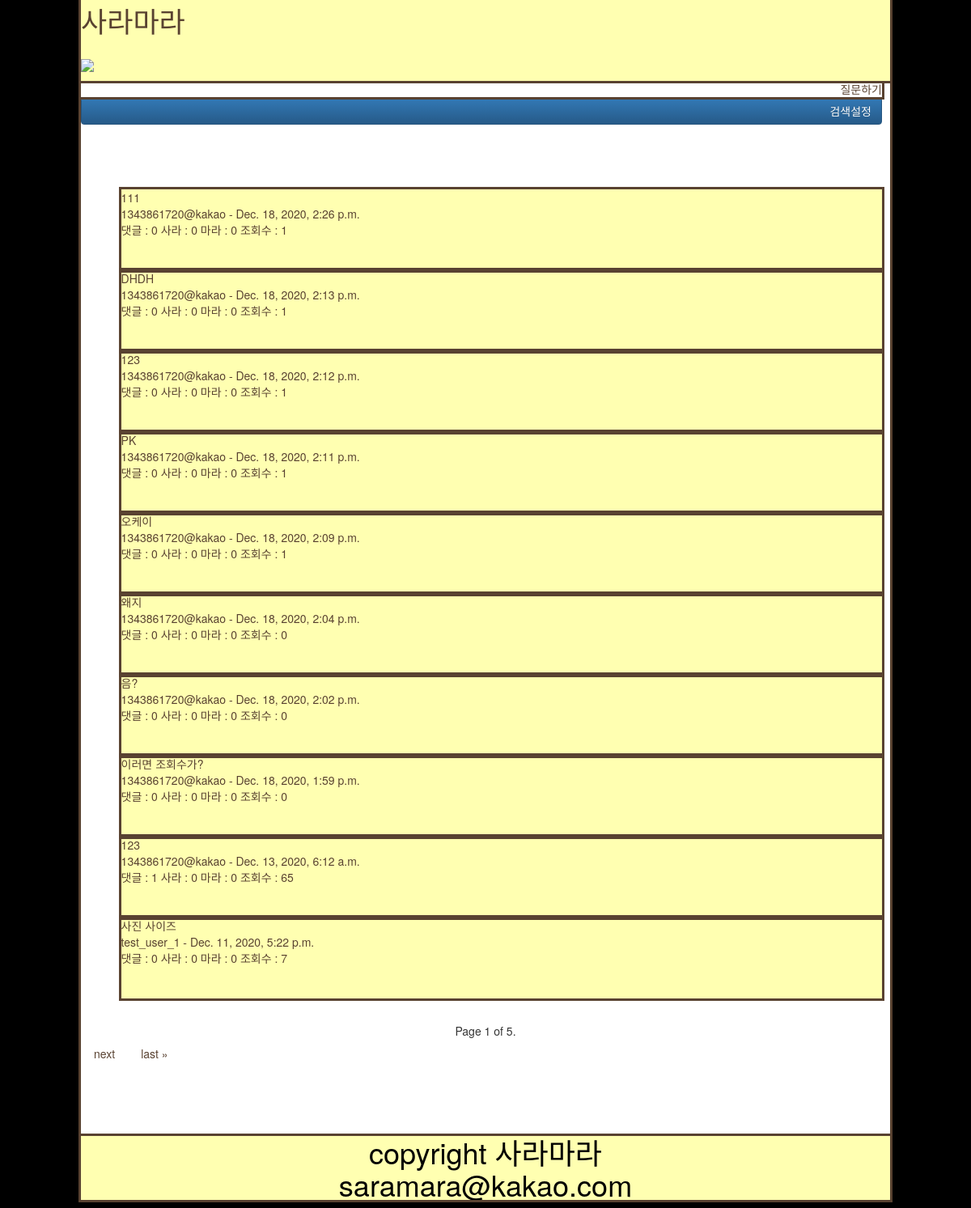
The app's page /, older data.
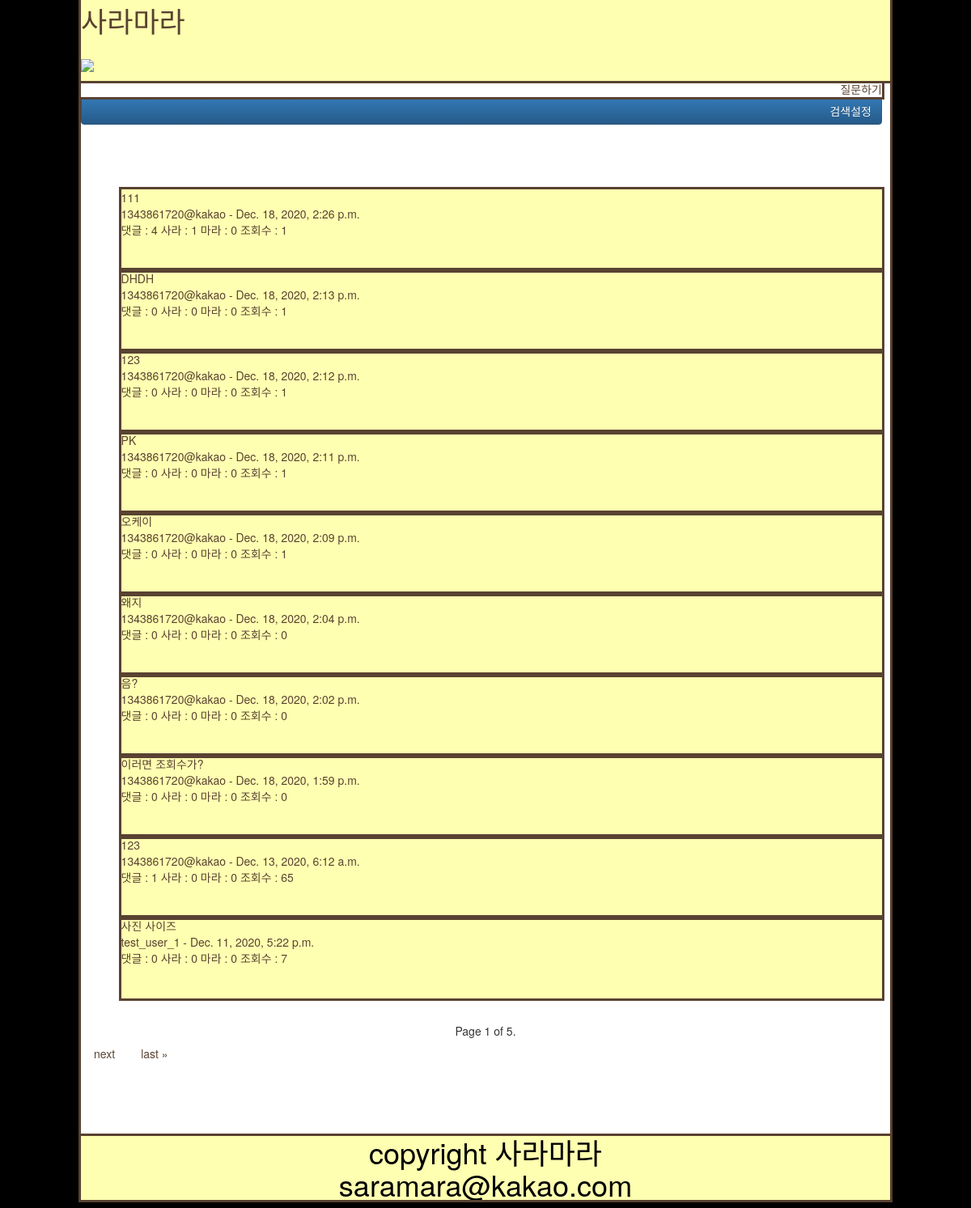
The same page, newer data.
### posts/models.py (models this page shows, shortened)
class Post(models.Model):
    author = models.ForeignKey(
        settings.AUTH_USER_MODEL, on_delete=models.CASCADE)  # settings.py 에 AUTH_USER_MODEL 확인 추천!
    title = models.CharField(max_length=128)
    price = models.CharField(max_length=128, blank=True, null=True)
    brand = models.CharField(max_length=128, blank=True, null=True)
    link = models.CharField(
        max_length=128, blank=True, null=True)
    pub_date = models.DateTimeField(auto_now_add=True,
                                    verbose_name='date published')
    sara = models.TextField(blank=True, null=True)
    mara = models.TextField(blank=True, null=True)
    sara_cnt = models.IntegerField(default=0)
    mara_cnt = models.IntegerField(default=0)
    comment_cnt = models.IntegerField(default=0)
    view_cnt = models.IntegerField(default=0)
    ckcontent = RichTextUploadingField(blank=True, null=True)
    CATEGORY_CHOICES = (
        ('상의', '상의'),
        ('하의', '하의'),
        ('신발', '신발'),
        ('기타', '기타'),
    )
    category = models.CharField(
        max_length=128, choices=CATEGORY_CHOICES, default='상의', null=False)
    class Meta:
        ordering = ['-id']

class User(AbstractUser):
    kakao_unique_id = models.CharField(
        max_length=128, blank=True, null=True, default="")
    kakao_access_token = models.CharField(
        max_length=128, blank=True, null=True, default="")
    profile_image = models.ImageField(
        blank=True, null=True, upload_to='profile_image', default="C:\django_project\django_project\media\profile_image\saramara_defaults.jpg")
    gender = models.CharField(
        max_length=128, blank=True, null=True, default="")
    email = models.EmailField(
        max_length=128, blank=True, null=True, default="")
    birthday = models.CharField(
        max_length=128, blank=True, null=True, default="0101")
    birthyear = models.CharField(
        max_length=128, blank=True, null=True, default=str(randint(1950, 2010)))

### posts/views.py (the view)
# urls.py: path('', views.IndexView.as_view(), name='index'),
class IndexView(generic.ListView):
    model = Post
    template_name = 'posts/index.html'
    context_object_name = 'post_objects'
    paginate_by = 10
    def get(self, request, *args, **kwargs):
        timerange = request.GET.get('timerange')
        timerange_list = ['1일', '7일', '30일']
        drone = request.GET.get('drone')
        drone_list = ['view_cnt', 'comment_cnt', 'sara_cnt', 'mara_cnt']
        category = request.GET.get('category')
        category_list = ['상의', '하의', '신발', '기타']
        keyword = request.GET.get('keyword')
        if timerange in timerange_list:
            self.queryset = self.get_queryset().filter(
                pub_date__gte=datetime.now()-timedelta(days=int(timerange[:-1])))
        if category in category_list:
            self.queryset = self.get_queryset().filter(category=category)
        if keyword:
            self.queryset = self.get_queryset().filter(Q(title__icontains=keyword)
                                                       | Q(ckcontent__icontains=keyword))
        if drone in drone_list:
            self.queryset = self.get_queryset().order_by('-'+drone)
        return super(IndexView, self).get(request, *args, **kwargs)

### posts/context_processors.py (called while the page is built)
def kakao_login_key(request):
    return {'javascript_sdk_key': str(secrets["kakao"]["javascript_key"])}

### posts/templates/posts/index.html (shortened to what this page needs)
{% extends 'posts/base.html' %} {% block content %}
<div class="ask-list">
  {% if user.is_authenticated %}
  <a href="{% url 'posts:ask' %}">질문하기</a>
  {% comment %} forward to ask page {% endcomment %} {% else %}
  <a href="{% url 'posts:signin' %}">질문하기</a>
   {% endif %}
</div>
<input
  type="submit"
  class="btn btn-primary"
  id="search-button"
  value="검색설정"
  style="text-align: right; width: 99%"
/>
<br /><br /><br /><br />
<br />
<div class="items-wrap">
  {% if post_objects %}
  <ul>
    {% for post in post_objects %}
    <a href="{% url 'posts:detail' post.id %}"
      ><div class="single-item" style="font-size: 100%; height: 100px">
        {{post.title|upper}} <br />
        {{post.author}} - {{post.pub_date}}<br />
        댓글 : {{post.comment_cnt}} 사라 : {{post.sara_cnt}} 마라 :
        {{post.mara_cnt}} 조회수 : {{post.view_cnt}} <br />
      </div>
    </a>
    {% endfor %}
  </ul>
  {% else %}
  <p>no posts are available</p>
  {% endif %}
</div>
<div class="pagination" style="height: 100px; width: 1000px">
  <div class="step-links">
    <div class="current">
      Page {{ page_obj.number }} of {{ page_obj.paginator.num_pages }}.
    </div>
    {% if page_obj.has_next %}
    <a href="?page={{ page_obj.next_page_number }}">next</a>
    <a href="?page={{ page_obj.paginator.num_pages }}">last &raquo;</a>
    {% endif %}
  </div>
</div>
{% endblock %}

### posts/templates/posts/base.html (shortened to what this page needs)
<!DOCTYPE html>
<html>
  <head>
    {% load static %}
    <link
      rel="stylesheet"
      type="text/css"
      href="{% static 'posts/style.css' %}"
    />
    <link
      rel="stylesheet"
      href="//maxcdn.bootstrapcdn.com/bootstrap/3.2.0/css/bootstrap.min.css"
    />
    <link
      rel="stylesheet"
      href="//maxcdn.bootstrapcdn.com/bootstrap/3.2.0/css/bootstrap-theme.min.css"
    />
  </head>
  <body style="background-color: black;">
    <div class="mylayout" style="background-color: white;">
      <header>
        <a href="{% url 'posts:index' %}">사라마라</a>
        <br/>
        {% if user.is_authenticated %}
          <a href="{% url 'posts:mypage' %}">
            <img src="{{ user.profile_image.url }}" width="30" height="30" />
            <h2 style="font-size: 2rem;"> {{ user.username}} </h2>
            {% comment %} <div style="font-size: 2rem;"> {{ user.username}} </div> {% endcomment %}
          </a>
          {% comment %} <a style="font-size: 2rem;" href="{% url 'posts:signout' %}">로그아웃</a> {% endcomment %}
          <Button style="font-size: 2rem;" onclick="javascript:logoutWithKakao()">카카오Logout</Button>
          {% comment %} <Button onclick="javascript:unlinkWithKakao()">카카오Unlink</Button> {% endcomment %}
          {% comment %} <button class="api-btn" onclick="unlinkApp()">앱 탈퇴하기</button> {% endcomment %}
          {% comment %} <a style="font-size: 2rem;" href="{% url 'posts:ask' %}">물어보기</a> {% endcomment %}
          {% comment %}
          <p style="float: right;">
            <div style="font-size: 2rem; color: green; display: inline; float: right;"> {{ user.username }} 님 환영합니다.
                <small>(<a href="{% url 'posts:signout' %}">LogOut</a>)</small>
                &nbsp;&nbsp;
            </div>
          </p> {% endcomment %}
        {% else %}
          <div >
            <a id="custom-login-btn" href="javascript:loginWithKakao()">
              <img src="//k.kakaocdn.net/14/dn/btqCn0WEmI3/nijroPfbpCa4at5EIsjyf0/o.jpg" width="150"/>
            </a>
          </div>
        {% endif %}
      </header>
      {% block content %}
      {% endblock %}
      <footer>
        <h1>copyright 사라마라<br/>
        saramara@kakao.com</h1>
      </footer>
    </div>
  </body>
</html>

### posts/static/posts/style.css (style rules this page uses)
body { display: block; margin: 1%; background-color: #000000; }
h1 { outline-style: solid; outline-color: #594231; background-color: #ffffb1; display: block; font-size: 2em; margin: 0 auto; }
header { outline-style: solid; outline-color: #594231; background-color: #ffffb1; text-align: left; font-size: 35px; position: relative; }
.mylayout { outline-style: solid; outline-color: #594231; position: relative; width: 100%; max-width: 1000px; margin: 0 auto; }
footer { outline-style: solid; outline-color: #594231; text-align: center; font-size: 20px; color: black; position: relative; width: 100%; max-width: 1000px; margin: auto; z-index: 1; }
.ask-list { outline-style: solid; outline-color: #594231; text-align: right; width: 99%; }
.items-wrap { margin: 0 auto; }
.single-item { outline-style: solid; outline-color: #594231; background-color: #ffffb1; height: 100px; width: 98%; max-width: 1000px; display: block; font-size: 2em; margin: 0 auto; }
.pagination { margin: 0 auto; text-align: center; display: inline-block; }
.pagination a { color: black; float: left; padding: 8px 16px; text-decoration: none; }
a { color: #594231; text-decoration: none; }
a:link { color: #594231; text-decoration: none; }

Row changes from the older to the newer data that the page shows:
changed Post "Dec. 18, 2020, 2:26 p.m.": comment_cnt "0" → "4"; sara_cnt "0" → "1"
